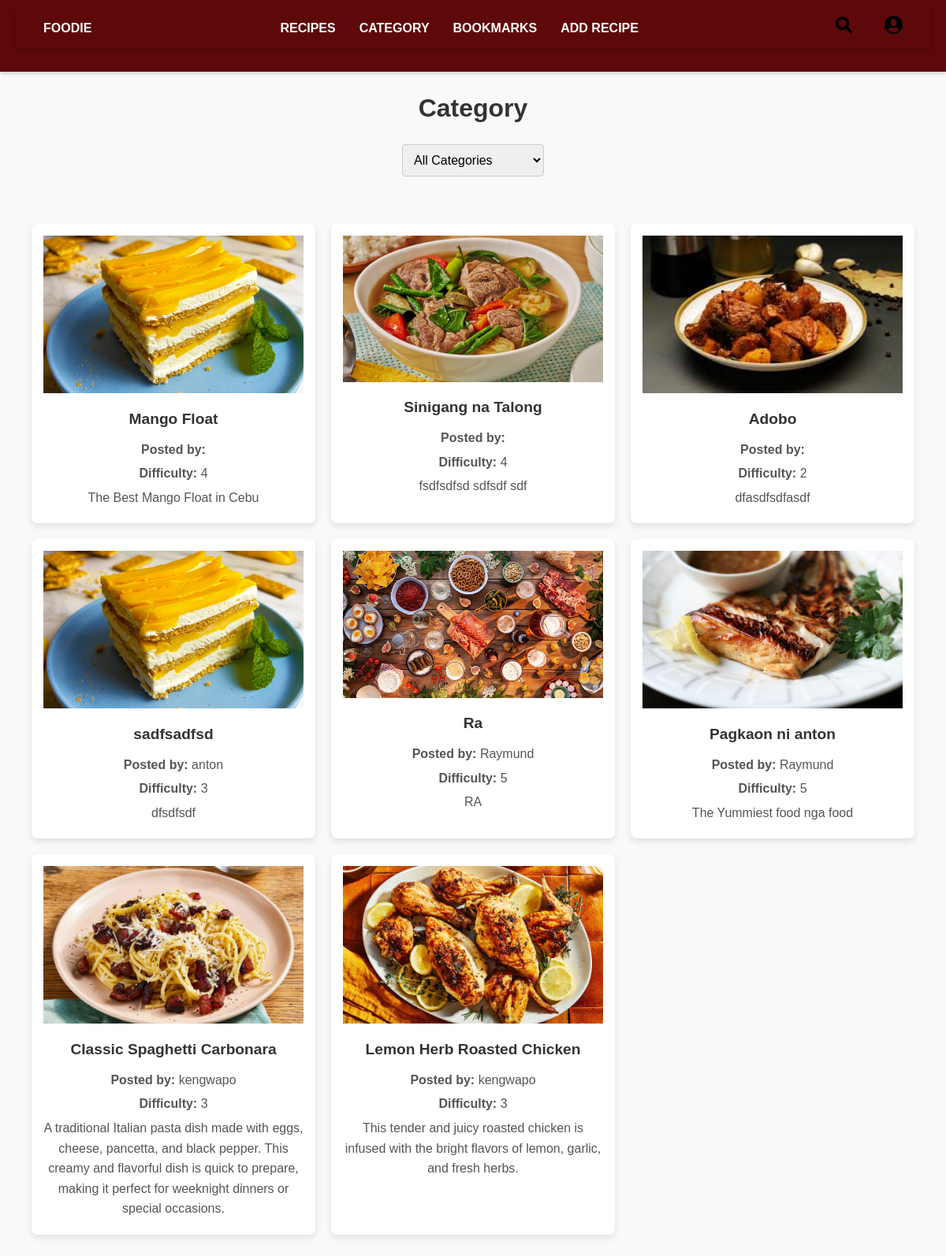
The app's page /cuisine/ with its own data.
### Recipes/models.py (models this page shows, shortened)
class RecipePost(models.Model):
    title = models.CharField(max_length=200)
    user = models.ForeignKey(settings.AUTH_USER_MODEL, on_delete=models.SET_NULL, null=True, blank=True) #User, on_delete=models.CASCADE
    difficulty = models.IntegerField(validators=[MinValueValidator(1), MaxValueValidator(5)])  # Restrict to 1-5
    description = models.TextField(default='')
    category = models.CharField(max_length=50, default='Uncategorized')
    ingredients = models.TextField()
    directions = models.TextField(default='')
    image = models.ImageField(upload_to='recipe/images/', blank=True, null=True)  # Optional image field
    created_at = models.DateTimeField(auto_now=True)
    CATEGORY_CHOICES = [
        ('Comfort Food', 'Comfort Food'),
        ('International Eats', 'International Eats'),
        ('Breakfast & Brunch', 'Breakfast & Brunch'),
        ('Community Picks', 'Community Picks'),
    ]
    title = models.CharField(max_length=200)  # Recipe title
    user = models.ForeignKey(
        settings.AUTH_USER_MODEL,
        on_delete=models.SET_NULL,
        null=True,
        blank=True
    )  # Associated user, nullable and optional
    difficulty = models.IntegerField(
        validators=[MinValueValidator(1), MaxValueValidator(5)]
    )  # Difficulty level (1-5)
    description = models.TextField(default='')  # Brief description of the recipe
    category = models.CharField(
        max_length=50,
        choices=CATEGORY_CHOICES,
        default='Uncategorized'
    )  # Recipe category with predefined choices
    ingredients = models.TextField()  # Ingredients list
    directions = models.TextField(default='')  # Step-by-step directions
    image = models.ImageField(
        upload_to='recipe/images/',
        blank=True,
        null=True
    )  # Optional recipe image
    created_at = models.DateTimeField(auto_now=True)  # Timestamp of creation

### Recipes/views.py (the view)
# urls.py: path('cuisine/', cuisine_view, name='recipe_cuisine'),
def cuisine_view(request):
    categories = RecipePost.objects.values_list('category', flat=True).distinct()
    selected_category = request.GET.get('category', None)
    if selected_category:
        recipes = RecipePost.objects.filter(category=selected_category)
    else:
        recipes = RecipePost.objects.all()
    context = {
        'categories': categories,
        'recipes': recipes,
        'selected_category': selected_category,
        'show_dropdown': True,  # Show dropdown for general browsing
    }
    return render(request, 'recipePost_cuisine.html', context)

### Recipes/templates/recipePost_cuisine.html (shortened to what this page needs)
<!DOCTYPE html>
<html lang="en">
<head>
</head>
<body>
    <header>
        {% include 'navbar.html' %}
    </header>
    <h1>Category</h1>
    <div class="dropdown">
        <form method="GET" action="">
            <select name="category" onchange="this.form.submit()">
                <option value="">All Categories</option>
            </select>
        </form>
    </div>
    <main>
        {% if recipes %}
            <div class="recipes-container">
                {% for recipe in recipes %}
                    <div class="recipe-card">
                        {% if recipe.image %}
                            <img src="{{ recipe.image.url }}" alt="{{ recipe.title }}">
                        {% endif %}
                        <h2>{{ recipe.title }}</h2>
                        <p><strong>Posted by:</strong> {{ recipe.user.username }}</p>
                        <p><strong>Difficulty:</strong> {{ recipe.difficulty }}</p>
                        <p>{{ recipe.description }}</p>
                    </div>
                {% endfor %}
            </div>
        {% else %}
            <p class="no-recipes">No recipes found for the selected category.</p>
        {% endif %}
    </main>
</body>
</html>

### Recipes/templates/recipePost_cuisine.html (style rules this page uses)
body { font-family: Arial, sans-serif; margin: 0; padding: 0; background-color: #f3f3f3; }
header { margin-bottom: 20px; }
h1 { text-align: center; color: #333; margin-bottom: 20px; }
.dropdown { text-align: center; margin-bottom: 20px; }
.dropdown select { padding: 10px; font-size: 1rem; border: 1px solid #ccc; border-radius: 4px; }
.recipes-container { display: grid; grid-template-columns: repeat(auto-fit, minmax(300px, 1fr)); gap: 20px; padding: 0 20px; }
.recipe-card { background-color: #fff; border-radius: 8px; box-shadow: 0 4px 8px rgba(0, 0, 0, 0.1); overflow: hidden; text-align: center; padding: 15px; }
.recipe-card img { width: 100%; max-height: 200px; object-fit: cover; }
.recipe-card h2 { font-size: 1.2rem; margin: 10px 0; }
.recipe-card p { color: #555; margin: 5px 0; }

### records on screen
RecipePost: image (picture), title "Mango Float", difficulty "4", description "The Best Mango Float in Cebu"
RecipePost: image (picture), title "Sinigang na Talong", difficulty "4", description "fsdfsdfsd sdfsdf sdf"
RecipePost: image (picture), title "Adobo", difficulty "2", description "dfasdfsdfasdf"
RecipePost: image (picture), title "sadfsadfsd", user.username "anton", difficulty "3", description "dfsdfsdf"
RecipePost: image (picture), title "Ra", user.username "Raymund", difficulty "5", description "RA"
RecipePost: image (picture), title "Pagkaon ni anton", user.username "Raymund", difficulty "5", description "The Yummiest food nga food"
RecipePost: image (picture), title "Classic Spaghetti Carbonara", user.username "kengwapo", difficulty "3", description "A traditional Italian pasta dish made with eggs, cheese, pancetta, and black pepper. This creamy and flavorful dish is quick to prepare, making it perfect for weeknight dinners or special occasions."
RecipePost: image (picture), title "Lemon Herb Roasted Chicken", user.username "kengwapo", difficulty "3", description "This tender and juicy roasted chicken is infused with the bright flavors of lemon, garlic, and fresh herbs."
